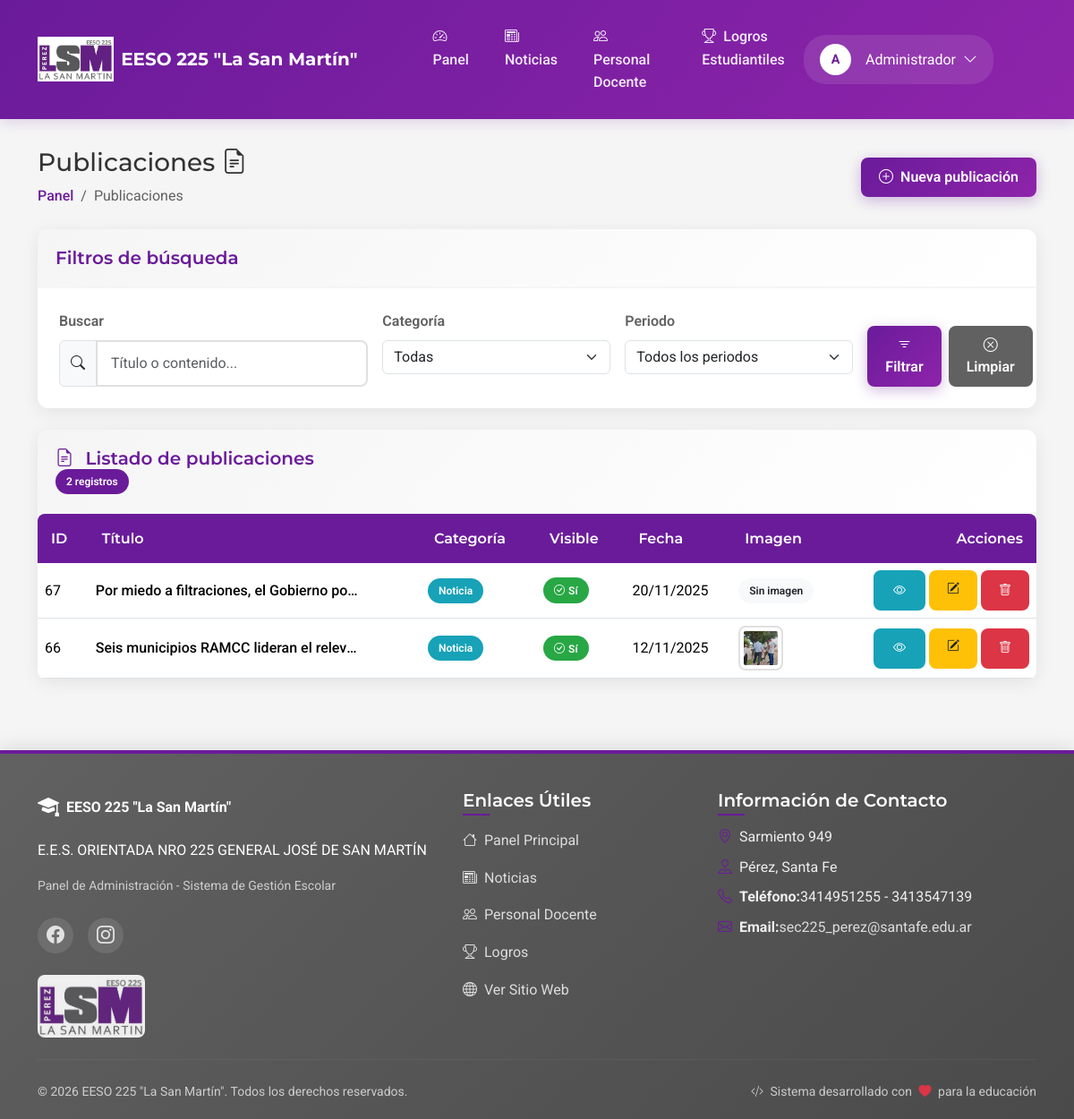
Screenshot of /admin/posts.php?error=id_invalido (signed in) with the database file from the repository.
### tables this page shows
CREATE TABLE `users` (
  `id` int(11) NOT NULL,
  `nombreyapellido` varchar(100) NOT NULL,
  `email` varchar(100) NOT NULL,
  `password` varchar(255) NOT NULL,
  `activo` tinyint(1) DEFAULT 1,
  `fecha_creacion` timestamp NULL DEFAULT current_timestamp(),
  `fecha_actualizacion` timestamp NULL DEFAULT current_timestamp() ON UPDATE current_timestamp(),
  `password_reset_token` varchar(100) DEFAULT NULL,
  `password_reset_expiration` datetime DEFAULT NULL,
  `created_at` timestamp NOT NULL DEFAULT current_timestamp()
);

CREATE TABLE `posts` (
  `id` int(11) NOT NULL,
  `titulo` varchar(255) NOT NULL,
  `contenido` text DEFAULT NULL,
  `imagen` varchar(255) DEFAULT NULL,
  `categoria` enum('noticia','evento','curso') NOT NULL,
  `visible` tinyint(1) DEFAULT 1,
  `orden` int(11) DEFAULT 0,
  `fecha_publicacion` date DEFAULT NULL,
  `created_at` timestamp NOT NULL DEFAULT current_timestamp(),
  `visitas` int(11) DEFAULT 0
);

### includes/conexion.php (called while the page is built, shortened)
<?php
$db = obtenerConexion();
function obtenerNombreAdmin() {
    global $db;
    $stmt = $db->prepare("SELECT nombreyapellido FROM users WHERE id = ?");
    $stmt->bind_param("i", $_SESSION['usuario_id']);
    $stmt->execute();
    $resultado = $stmt->get_result();
    if ($row = $resultado->fetch_assoc()) {
        return $row['nombreyapellido'];
    }
    return 'Usuario';
}

### admin/posts.php (the view, shortened to what this page needs)
<?php
include_once 'includes/head.php';
require_once '../includes/conexion.php';
require_once 'config.php';
$porPagina = 10;
$pagina = isset($_GET['pagina']) ? intval($_GET['pagina']) : 1;
$inicio = ($pagina - 1) * $porPagina;
$busqueda = isset($_GET['busqueda']) ? $_GET['busqueda'] : '';
$sql = "SELECT * FROM posts WHERE 1=1";
$params = [];
$types = "";
$sqlCount = str_replace("SELECT *", "SELECT COUNT(*) as total", $sql);
$stmtCount = $db->prepare($sqlCount);
$stmtCount->execute();
$resultCount = $stmtCount->get_result();
$totalRegistros = $resultCount->fetch_assoc()['total'];
$sql .= " ORDER BY fecha_publicacion DESC, orden ASC LIMIT ?, ?";
$params[] = $inicio;
$params[] = $porPagina;
$types .= "ii";
$stmt = $db->prepare($sql);
if (!empty($params)) {
  $stmt->bind_param($types, ...$params);
}
$stmt->execute();
$resultado = $stmt->get_result();
?>
<div class="d-flex justify-content-between align-items-center mb-4">
  <div>
    <h1 class="h3 mb-2">Publicaciones <i class="bi bi-file-earmark-text"></i></h1>
    <nav aria-label="breadcrumb">
      <ol class="admin-breadcrumb breadcrumb">
        <li class="breadcrumb-item"><a href="admin.php">Panel</a></li>
        <li class="breadcrumb-item active" aria-current="page">Publicaciones</li>
      </ol>
    </nav>
  </div>
  <a href="cargar-post.php" class="btn btn-admin-primary">
    <i class="bi bi-plus-circle me-1"></i> Nueva publicación
  </a>
</div>
<div class="admin-card mb-4">
  <div class="admin-card-header">
    <h5 class="admin-card-title">Filtros de búsqueda</h5>
  </div>
  <div class="admin-card-body">
    <form method="GET" class="row g-3">
      <div class="col-md-4">
        <label for="busqueda" class="form-label">Buscar</label>
        <div class="input-group">
          <span class="input-group-text"><i class="bi bi-search"></i></span>
          <input type="text" class="form-control" id="busqueda" name="busqueda" value="<?= htmlspecialchars($busqueda) ?>" placeholder="Título o contenido...">
        </div>
      </div>
      <div class="col-md-3">
        <label for="categoria" class="form-label">Categoría</label>
        <select class="form-select" id="categoria" name="categoria">
          <option value="">Todas</option>
        </select>
      </div>
      <div class="col-md-3">
        <label for="filtro_fecha" class="form-label">Periodo</label>
        <select class="form-select" id="filtro_fecha" name="filtro_fecha" onchange="toggleFechasPersonalizadas()">
          <option value="">Todos los periodos</option>
        </select>
      </div>
      <div class="col-md-2 d-flex align-items-end">
        <button type="submit" class="btn btn-admin-primary me-2">
          <i class="bi bi-filter"></i> Filtrar
        </button>
        <a href="posts.php" class="btn btn-admin-secondary">
          <i class="bi bi-x-circle"></i> Limpiar
        </a>
      </div>
    </form>
  </div>
</div>
<div class="admin-card">
  <div class="admin-card-header">
    <h5 class="admin-card-title">
      <i class="bi bi-file-earmark-text me-2"></i>
      Listado de publicaciones
    </h5>
    <span class="badge bg-primary"><?= $totalRegistros ?> registros</span>
  </div>
  <div class="admin-card-body p-0">
    <?php if ($totalRegistros > 0): ?>
      <div class="table-responsive">
        <table class="table table-hover align-middle mb-0">
          <thead class="table-light">
            <tr>
              <th>ID</th>
              <th style="min-width: 250px;">Título</th>
              <th>Categoría</th>
              <th>Visible</th>
              <th>Fecha</th>
              <th>Imagen</th>
              <th class="text-end">Acciones</th>
            </tr>
          </thead>
          <tbody>
            <?php while ($post = $resultado->fetch_assoc()): ?>
              <tr>
                <td><?= $post['id'] ?></td>
                <td>
                  <div class="fw-medium text-truncate" style="max-width: 300px;">
                    <?= htmlspecialchars($post['titulo']) ?>
                  </div>
                </td>
                <td>
                  <?php
                  $badgeClass = 'bg-info';
                  ?>
                  <span class="badge <?= $badgeClass ?>"><?= ucfirst($post['categoria']) ?></span>
                </td>
                <td>
                  <?= $post['visible'] ?
                    '<span class="badge bg-success"><i class="bi bi-check-circle me-1"></i>Sí</span>' :
                    '<span class="badge bg-secondary"><i class="bi bi-x-circle me-1"></i>No</span>' ?>
                </td>
                <td><?= date('d/m/Y', strtotime($post['fecha_publicacion'])) ?></td>
                <td>
                  <?php if (!empty($post['imagen'])): ?>
                    <img src="../<?= htmlspecialchars($post['imagen']) ?>" class="img-thumbnail" style="height: 50px; width: auto;" alt="Miniatura">
                  <?php else: ?>
                    <span class="badge bg-light text-dark">Sin imagen</span>
                  <?php endif; ?>
                </td>
                <td>
                  <div class="d-flex justify-content-end">
                    <a href="../posts-detail.php?id=<?= $post['id'] ?>" target="_blank" class="btn btn-sm btn-admin-info me-1" title="Ver">
                      <i class="bi bi-eye"></i>
                    </a>
                    <a href="editar-post.php?id=<?= $post['id'] ?>" class="btn btn-sm btn-admin-warning me-1" title="Editar">
                      <i class="bi bi-pencil-square"></i>
                    </a>
                    <button type="button" class="btn btn-sm btn-admin-danger"
                      onclick="confirmarEliminar(<?= $post['id'] ?>, '<?= htmlspecialchars(addslashes($post['titulo'])) ?>')"
                      title="Eliminar">
                      <i class="bi bi-trash"></i>
                    </button>
                  </div>
                </td>
              </tr>
            <?php endwhile; ?>
          </tbody>
        </table>
      </div>
    <?php endif; ?>
  </div>
</div>
<?php
include_once 'includes/footer.php';
?>

### admin/includes/head.php (shortened to what this page needs)
<?php
require_once '../includes/conexion.php';
$current_page = basename($_SERVER['PHP_SELF']);
?>
<!DOCTYPE html>
<html lang="es">
<head>
    <link href="../assets/vendor/bootstrap/css/bootstrap.min.css" rel="stylesheet">
    <link href="../assets/vendor/bootstrap-icons/bootstrap-icons.css" rel="stylesheet">
    <link rel="stylesheet" href="https://cdn.jsdelivr.net/npm/sweetalert2@11.0.19/dist/sweetalert2.min.css">
    <link href="https://cdn.datatables.net/1.11.5/css/dataTables.bootstrap5.min.css" rel="stylesheet">
    <link href="../assets/css/admin-styles.css" rel="stylesheet">
</head>
<body>
    <nav class="navbar navbar-expand-lg admin-navbar sticky-top">
        <div class="container">
            <a class="navbar-brand" href="dashboard.php">
                <img src="../assets/images/logo/logo-escuela.jpg" alt="EESO 225 La San Martín" class="logo-escuela-color" style="height: 50px;">
                <span class="ms-2 fw-bold">EESO 225 "La San Martín"</span>
            </a>
            <div class="collapse navbar-collapse mx-5" id="adminNavbar">
                <ul class="navbar-nav me-auto mb-2 mb-lg-0 ml-3">
                    <li class="nav-item">
                        <a class="nav-link <?= $current_page === 'dashboard.php' || $current_page === 'admin.php' ? 'active' : '' ?>" href="dashboard.php">
                            <i class="bi bi-speedometer2 me-1"></i> Panel
                        </a>
                    </li>
                    <li class="nav-item">
                        <a class="nav-link <?= $current_page === 'noticias.php' || $current_page === 'cargar-noticia.php' || $current_page === 'editar-noticia.php' ? 'active' : '' ?>" href="noticias.php">
                            <i class="bi bi-newspaper me-1"></i> Noticias
                        </a>
                    </li>
                    <li class="nav-item">
                        <a class="nav-link <?= $current_page === 'personal.php' || $current_page === 'cargar-personal.php' || $current_page === 'editar-personal.php' ? 'active' : '' ?>" href="personal.php">
                            <i class="bi bi-people me-1"></i> Personal Docente
                        </a>
                    </li>
                    <li class="nav-item">
                        <a class="nav-link <?= $current_page === 'logros.php' || $current_page === 'cargar-logro.php' || $current_page === 'editar-logro.php' ? 'active' : '' ?>" href="logros.php">
                            <i class="bi bi-trophy me-1"></i> Logros Estudiantiles
                        </a>
                    </li>
                </ul>
                <div class="dropdown">
                    <div class="user-menu d-flex align-items-center" id="userDropdown" data-bs-toggle="dropdown" aria-expanded="false">
                        <div class="user-avatar">
                            <?= strtoupper(substr(obtenerNombreAdmin(), 0, 1)) ?>
                        </div>
                        <span class="mx-2"><?= obtenerNombreAdmin() ?></span>
                        <i class="bi bi-chevron-down"></i>
                    </div>
                </div>
            </div>
        </div>
    </nav>
    <main class="admin-content">
        <div class="container">

### rows the page displays
users: nombreyapellido "A", nombreyapellido "Administrador"
posts: id "67", titulo "Por miedo a filtraciones, el Gobierno po…", categoria "Noticia", visible 1 (drawn), fecha_publicacion "20/11/2025", imagen "Sin imagen"
posts: id "66", titulo "Seis municipios RAMCC lideran el relev…", categoria "Noticia", visible 1 (drawn), fecha_publicacion "12/11/2025", imagen (picture)

### other values shown
$totalRegistros "2"
ESCUELA_NOMBRE_CORTO "EESO 225 \"La San Martín\""
ESCUELA_NOMBRE "E.E.S. ORIENTADA NRO 225 GENERAL JOSÉ DE SAN MARTÍN"
ESCUELA_DIRECCION "Sarmiento 949"
ESCUELA_LOCALIDAD "Pérez"
ESCUELA_PROVINCIA "Santa Fe"
ESCUELA_TELEFONO "3414951255 - 3413547139"
ESCUELA_EMAIL "sec225_perez@santafe.edu.ar"
